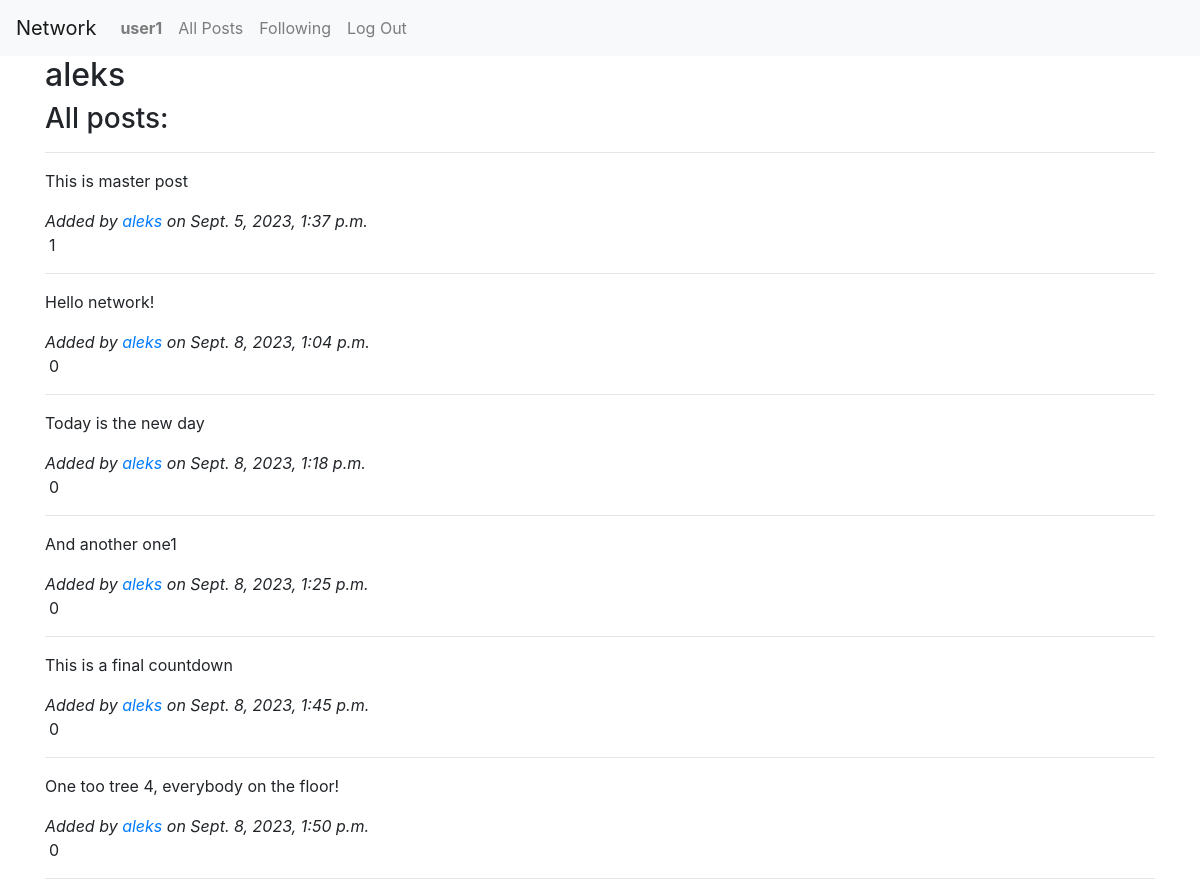
The app's page /profile/aleks (signed in) with its own data.
### network/models.py (models this page shows, shortened)
class User(AbstractUser):
    def serialize(self):
        return {
            "id": self.id,
            "username": self.username,
            "following":[follow.followed.username for follow in self.followed_by.all()] if self.followed_by else [],
            "followers": [follow.follower.username for follow in self.following.all()] if self.following else [],
        }

class Post(models.Model):
    body = models.CharField(max_length=1000)
    author = models.ForeignKey(User, on_delete=models.CASCADE, related_name="posts")
    date_posted = models.DateTimeField(auto_now_add=True)
    likes = models.ManyToManyField(User, related_name="liked_posts", blank=True)
    def like_count(self):
        if self.likes:
            likes_nr = self.likes.count()
        else:
            likes_nr = 0
        return likes_nr

### network/views.py (the view)
# urls.py: path("profile/<str:username>", views.profile, name="profile"),
def profile(request, username):
    try:
        user = User.objects.get(username=username)
        return render(request, "network/profile.html", {
            "user_profile": user,
        })
    except:
        return render(request, "network/profile.html", {
            "error": "There is no such profile.",
        })

### network/templates/network/profile.html (shortened to what this page needs)
{% extends 'network/layout.html' %}
{% load static %}
{% block body %}
    <h2>{{user_profile.username}}</h2>
    <h3>All posts: </h3>
    <hr>
    {% for post in user_profile.posts.all %}
        <div class="post">
            <p class="content">{{post.body}}</p>
            <div class="post-info font-italic">
                Added by <a href="{% url 'profile' post.author %}"><span class="author">{{post.author}}</span></a>
                <span class="timestamp">on {{post.date_posted}}</span>
            </div>
            <div class="like d-flex" data-post_id={{post.id}}>
                <span class="like_count pl-1">{{post.like_count}}</span>
            </div>
        </div>
        <hr>
    {% endfor %}
{% endblock body %}

### network/templates/network/layout.html (shortened to what this page needs)
{% load static %}
<!DOCTYPE html>
<html lang="en">
    <head>
        <link rel="stylesheet" href="https://stackpath.bootstrapcdn.com/bootstrap/4.4.1/css/bootstrap.min.css">
        <link href="{% static 'network/styles.css' %}" rel="stylesheet">
        <link rel="stylesheet" href="https://cdn.jsdelivr.net/npm/bootstrap-icons@1.10.5/font/bootstrap-icons.css">
    </head>
    <body>
        <nav class="navbar navbar-expand-lg navbar-light bg-light">
            <a class="navbar-brand" href="{% url 'index' %}">Network</a>
            <div>
              <ul class="navbar-nav mr-auto">
                {% if user.is_authenticated %}
                    <li class="nav-item">
                        <a class="nav-link" href="{% url 'profile' user.username %}"><strong>{{ user.username }}</strong></a>
                    </li>
                {% endif %}
                <li class="nav-item">
                  <a class="nav-link" href="{% url 'index' %}">All Posts</a>
                </li>
                {% if user.is_authenticated %}
                    <li class="nav-item">
                        <a class="nav-link" href="{% url 'following' %}">Following</a>
                    </li>
                    <li class="nav-item">
                        <a class="nav-link" href="{% url 'logout' %}">Log Out</a>
                    </li>
                {% endif %}
              </ul>
            </div>
          </nav>
        <div class="body container">
            {% block body %}
            {% endblock %}
        </div>
    </body>
</html>

### network/static/network/styles.css (style rules this page uses)
nav { position: sticky; display: flex; bottom: 0px; align-items: center; padding: 10px; }

### records on screen
User: username "user1"
User: username "aleks"
Post: body "This is master post", author "aleks", date_posted "Sept. 5, 2023, 1:37 p.m.", like_count "1"
Post: body "Hello network!", author "aleks", date_posted "Sept. 8, 2023, 1:04 p.m.", like_count "0"
Post: body "Today is the new day", author "aleks", date_posted "Sept. 8, 2023, 1:18 p.m.", like_count "0"
Post: body "And another one1", author "aleks", date_posted "Sept. 8, 2023, 1:25 p.m.", like_count "0"
Post: body "This is a final countdown", author "aleks", date_posted "Sept. 8, 2023, 1:45 p.m.", like_count "0"
Post: body "One too tree 4, everybody on the floor!", author "aleks", date_posted "Sept. 8, 2023, 1:50 p.m.", like_count "0"
